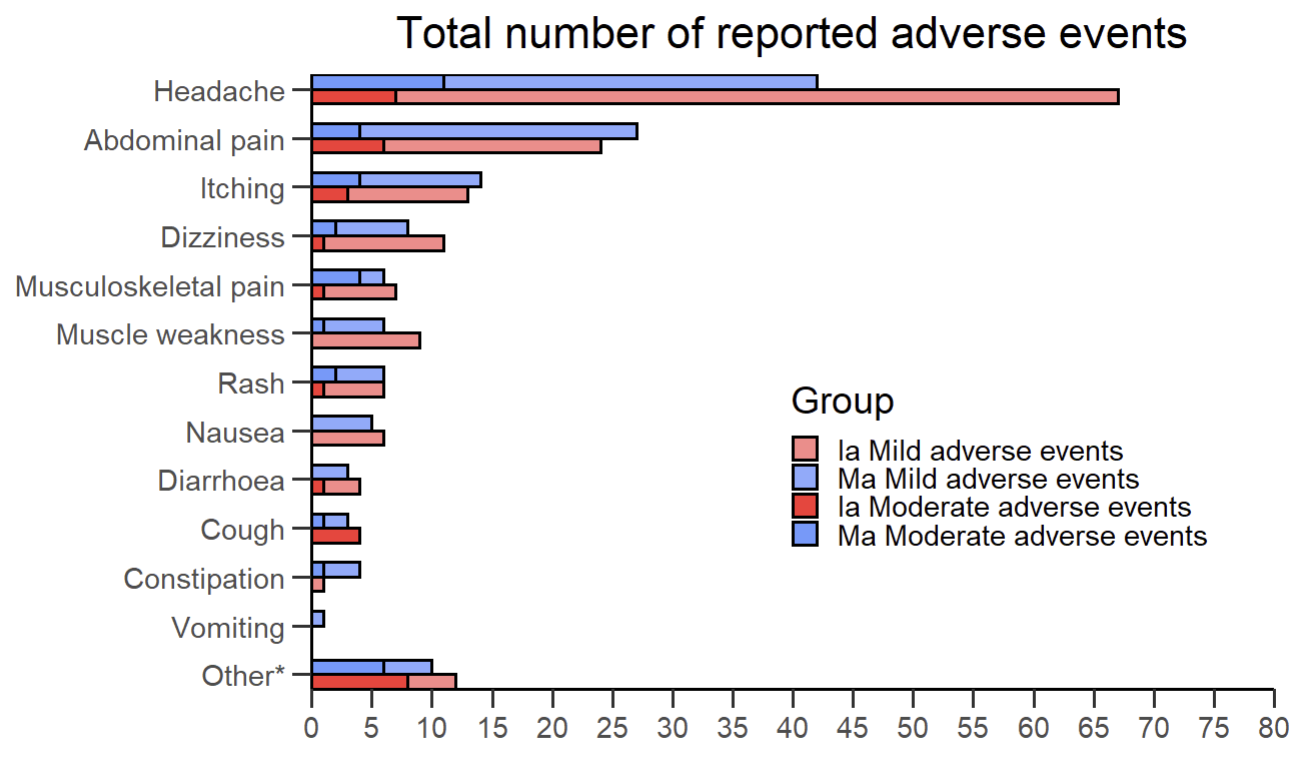

The script that drew this image:
#source：Sophie Welsche, Emmanuel C Mrimi, Efficacy and safety of moxidectin and albendazole compared with ivermectin and albendazole coadministration in adolescents infected with Trichuris trichiura in Tanzania: an open-label, non-inferiority, randomised, controlled, phase 2/3 trial, The Lancet Infectious Diseases
#date：2023-06-08
# create a data frame
df <- data.frame(
  Variable = rep(c(
    "Headache","Abdominal pain","Itching","Dizziness","Musculoskeletal pain",
    "Muscle weakness","Rash","Nausea","Diarrhoea","Cough","Constipation",
    "Vomiting","Other*"
  ), each = 4), 
  Group = rep(c(
    "Ivermectin and albendazole group", "Ivermectin and albendazole group","Moxidectin and albendazole group","Moxidectin and albendazole group"
  ), times=13),
  Event = rep(rep(c(
    "Mild adverse events", "Moderate adverse events"
  ), times = 2), times=13)
)

# add a colume named "value"
df$value<- c(
  67, 7, 42, 11, 24, 6, 27, 4, 13, 3, 14, 4, 11,   
  1, 8, 2, 7, 1, 6, 4, 9, 0, 6, 1, 6, 1, 
  6, 2, 6, 0, 5, 0, 4, 1, 3, 0, 3, 4, 3, 
  1, 1, 0, 4, 1, 0, 0, 1, 0, 12, 8, 10, 6
)

print(df)

#convert the variable to an ordered factor
df$Variable <- factor(df$Variable, levels = rev(unique(df$Variable)))

#create a bar plot
library(ggplot2)
ggplot(df, aes(x = Variable, y = value, fill = Group, group = Group)) +
  geom_col(aes(fill = interaction(Group, Event)), color="black",position = position_dodge(width = 0.6), width = 0.6) +
  scale_fill_manual(values = c("#FF8888", "#88AAFF", "#FF3333", "#6699FF"), 
  labels = c("Ia Mild adverse events", "Ma Mild adverse events", "Ia Moderate adverse events","Ma Moderate adverse events")                  
      )+  
  xlab(NULL) +
  ylab(NULL) +
  ggtitle("Total number of reported adverse events") +
  theme_bw() +
  theme(legend.position = c(0.95, 0.20),  
        legend.justification = c(1, 0), 
        legend.key.size = unit(0.3, "cm"), 
        panel.border = element_blank(),
        panel.grid.major = element_blank(),
        panel.grid.minor = element_blank(),
        axis.line = element_line(color = "black"),
        axis.ticks.length = unit(0.2, "cm"),
        plot.margin = margin(1, 1, 1, 1, "cm"),
        plot.background = element_blank(),
        panel.background = element_blank(),
        plot.title = element_text(hjust = 0.5)
  ) +
  scale_y_continuous(expand = c(0, 0),limits = c(0, 80), breaks = seq(0, 80, 5))+
  scale_x_discrete(expand = c(-0.1, -0.1))+
  coord_flip()
